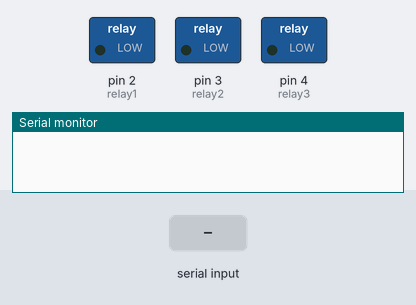
A sketch run on a simulated Arduino Uno, built with avr-gcc and run on an emulated ATmega328P. Shown: switched loads named in the sketch (green lamp = pin HIGH), the last lines printed to the serial monitor. The test bench sets the inputs (shaded band).

Above: at 1.2 s.
1.3 s: "1" received over Serial
At 2.0 s:
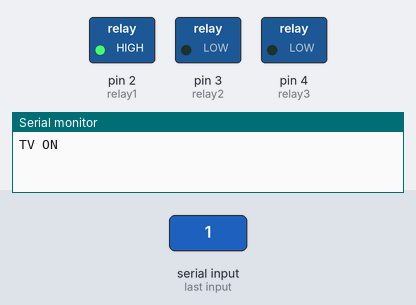
2.8 s: "3" received over Serial
At 3.1 s:
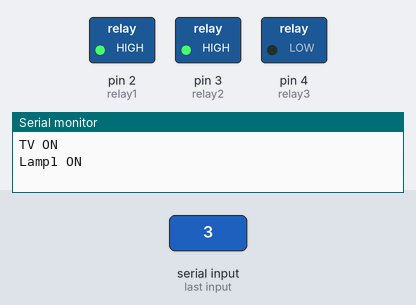
4.3 s: "2" received over Serial
At 5.4 s:
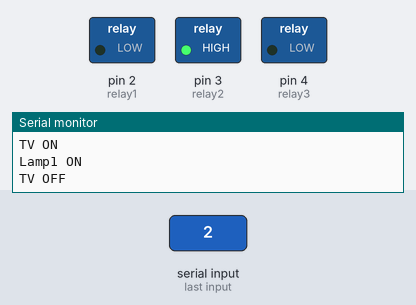
5.8 s: "5" received over Serial
At 6.6 s:
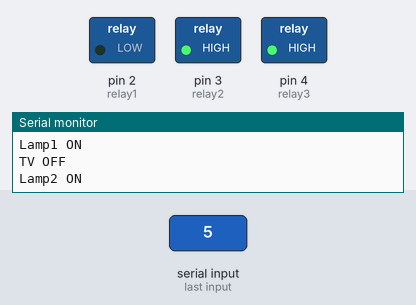
7.3 s: "4" received over Serial
At 7.7 s:
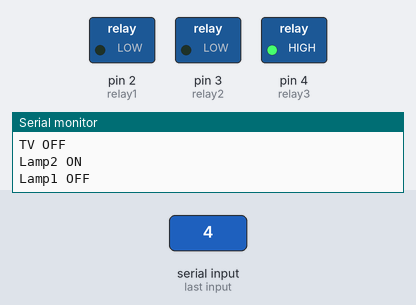
8.8 s: "6" received over Serial
At 10.1 s:
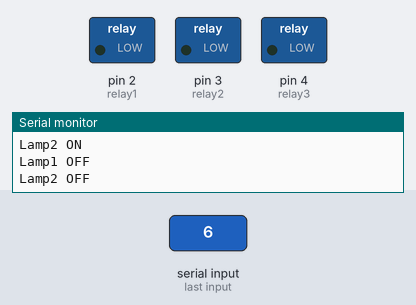
Timing chart, 0 to 11.3 s (numbered marks = the images above; inputs shaded):
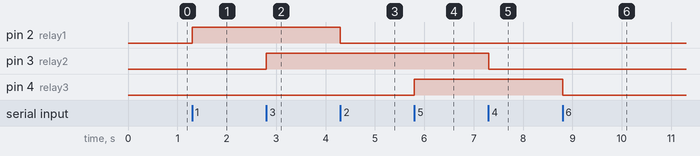

The sketch:

IOT_Project_by_Serial_Connection.ino
```cpp
int relay1 = 2;
int relay2 = 3;
int relay3 = 4;

void setup()
{
  Serial.begin(9600);
  pinMode(relay1, OUTPUT);
  pinMode(relay2, OUTPUT);
  pinMode(relay3, OUTPUT);
}

void loop()
{
  if(Serial.available())
  {
    int state = Serial.read();
    if(state == '1')
    {
      digitalWrite(relay1, HIGH);
      Serial.println("TV ON");
    }
    if(state == '2')
    {
      digitalWrite(relay1, LOW);
      Serial.println("TV OFF");
    }
    if(state == '3')
    {
      digitalWrite(relay2, HIGH);
      Serial.println("Lamp1 ON");
    }
    if(state == '4')
    {
      digitalWrite(relay2, LOW);
      Serial.println("Lamp1 OFF");
    }
    if(state == '5')
    {
      digitalWrite(relay3, HIGH);
      Serial.println("Lamp2 ON");
    }
    if(state == '6')
    {
      digitalWrite(relay3, LOW);
      Serial.println("Lamp2 OFF");
    }
  }
}
```

Measured:
- after the input at 1.3 s, pin 2 (relay1): LOW → HIGH at once
- after the input at 2.8 s, pin 3 (relay2): LOW → HIGH at once
- after the input at 4.3 s, pin 2 (relay1): HIGH → LOW at once
- after the input at 5.8 s, pin 4 (relay3): LOW → HIGH at once
- after the input at 7.3 s, pin 3 (relay2): HIGH → LOW at once
- after the input at 8.8 s, pin 4 (relay3): HIGH → LOW at once
